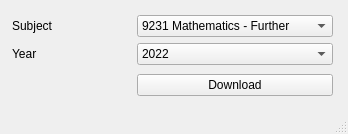
<?xml version="1.0" encoding="UTF-8"?>
<ui version="4.0">
 <class>MainWindow</class>
 <widget class="QMainWindow" name="MainWindow">
  <property name="geometry">
   <rect>
    <x>0</x>
    <y>0</y>
    <width>348</width>
    <height>134</height>
   </rect>
  </property>
  <property name="windowTitle">
   <string>MainWindow</string>
  </property>
  <widget class="QWidget" name="centralwidget">
   <widget class="QWidget" name="">
    <property name="geometry">
     <rect>
      <x>12</x>
      <y>12</y>
      <width>321</width>
      <height>88</height>
     </rect>
    </property>
    <layout class="QGridLayout" name="gridLayout">
     <item row="0" column="0">
      <layout class="QVBoxLayout" name="verticalLayout_2">
       <item>
        <widget class="QLabel" name="SubjectLabel">
         <property name="text">
          <string>Subject</string>
         </property>
        </widget>
       </item>
       <item>
        <widget class="QLabel" name="YearLabel">
         <property name="text">
          <string>Year</string>
         </property>
        </widget>
       </item>
      </layout>
     </item>
     <item row="0" column="1">
      <layout class="QVBoxLayout" name="verticalLayout">
       <item>
        <widget class="QComboBox" name="SubjectComboBox">
         <item>
          <property name="text">
           <string>9231 Mathematics - Further</string>
          </property>
         </item>
         <item>
          <property name="text">
           <string>9479 Art &amp; Design</string>
          </property>
         </item>
         <item>
          <property name="text">
           <string>9489 History</string>
          </property>
         </item>
         <item>
          <property name="text">
           <string>9608 Computer Science (old)</string>
          </property>
         </item>
         <item>
          <property name="text">
           <string>9618 Computer Science (new)</string>
          </property>
         </item>
         <item>
          <property name="text">
           <string>9700 Biology</string>
          </property>
         </item>
         <item>
          <property name="text">
           <string>9701 Chemistry</string>
          </property>
         </item>
         <item>
          <property name="text">
           <string>9702 Physics</string>
          </property>
         </item>
         <item>
          <property name="text">
           <string>9709 Mathematics</string>
          </property>
         </item>
        </widget>
       </item>
       <item>
        <widget class="QComboBox" name="YearComboBox">
         <item>
          <property name="text">
           <string>2022</string>
          </property>
         </item>
         <item>
          <property name="text">
           <string>2021</string>
          </property>
         </item>
         <item>
          <property name="text">
           <string>2020</string>
          </property>
         </item>
         <item>
          <property name="text">
           <string>2019</string>
          </property>
         </item>
         <item>
          <property name="text">
           <string>2018</string>
          </property>
         </item>
         <item>
          <property name="text">
           <string>2017</string>
          </property>
         </item>
         <item>
          <property name="text">
           <string>2016</string>
          </property>
         </item>
         <item>
          <property name="text">
           <string>2015</string>
          </property>
         </item>
         <item>
          <property name="text">
           <string>2014</string>
          </property>
         </item>
         <item>
          <property name="text">
           <string>2013</string>
          </property>
         </item>
         <item>
          <property name="text">
           <string>2012</string>
          </property>
         </item>
        </widget>
       </item>
      </layout>
     </item>
     <item row="1" column="1">
      <widget class="QPushButton" name="SubmitButton">
       <property name="text">
        <string>Download</string>
       </property>
      </widget>
     </item>
    </layout>
   </widget>
  </widget>
  <widget class="QStatusBar" name="statusbar"/>
 </widget>
 <resources/>
 <connections/>
</ui>
